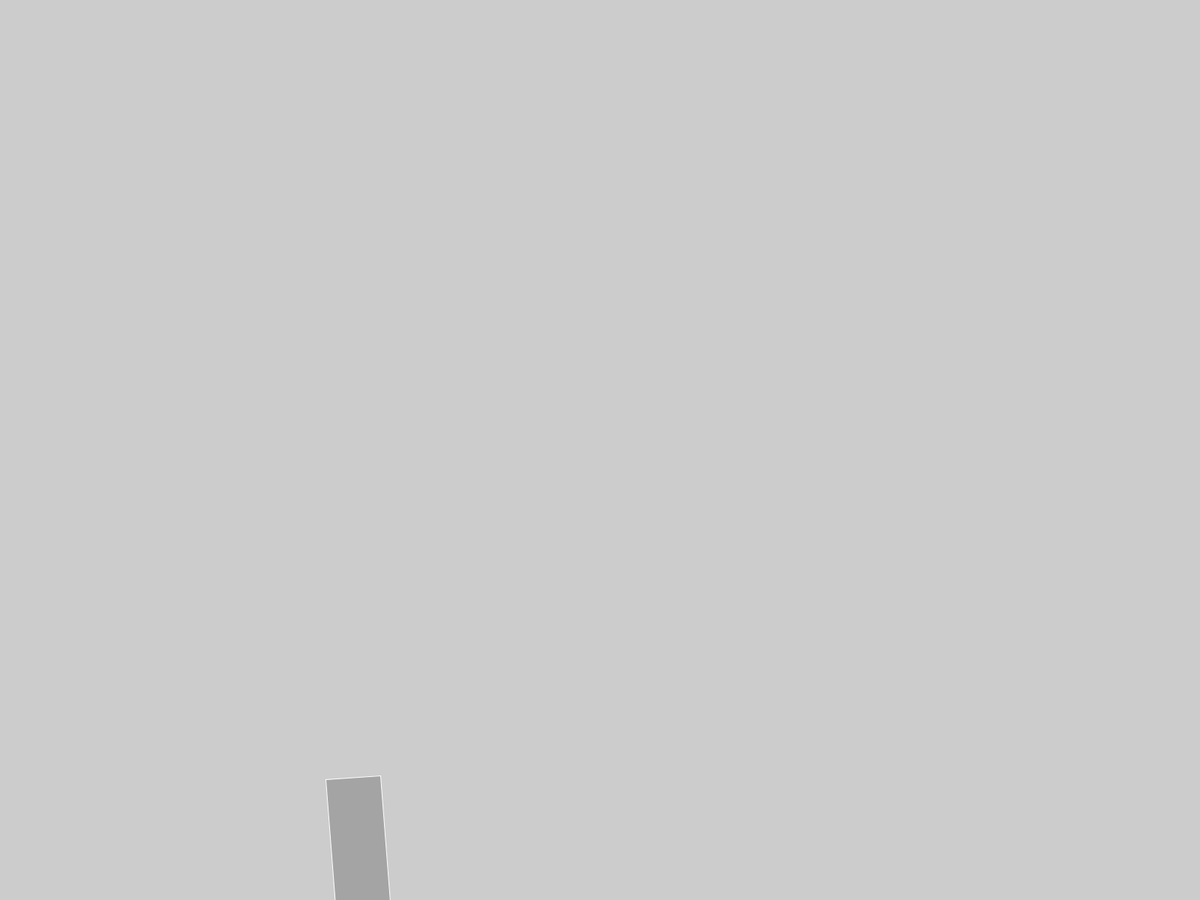
Frame 1 (no input)
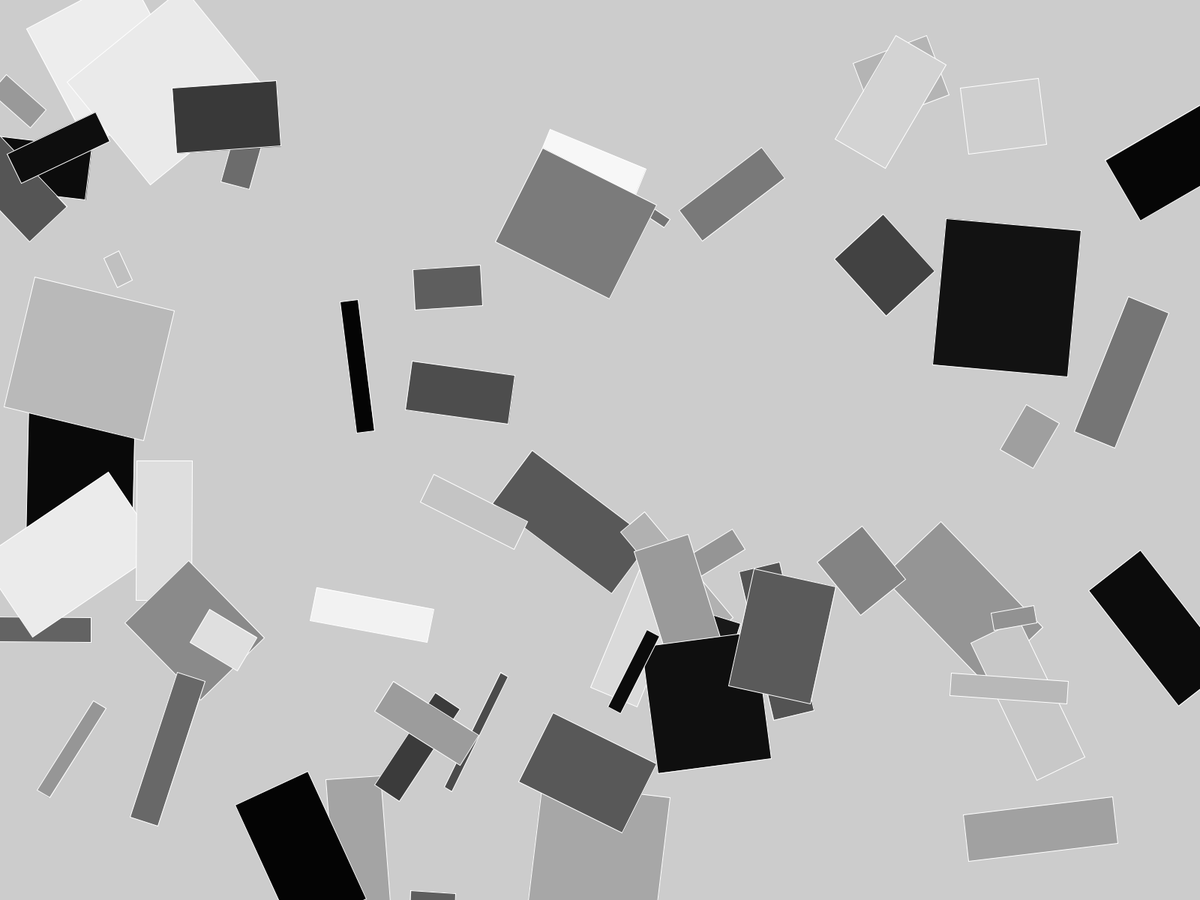
Frame 60 (the mouse pressed at the canvas centre just before this capture)
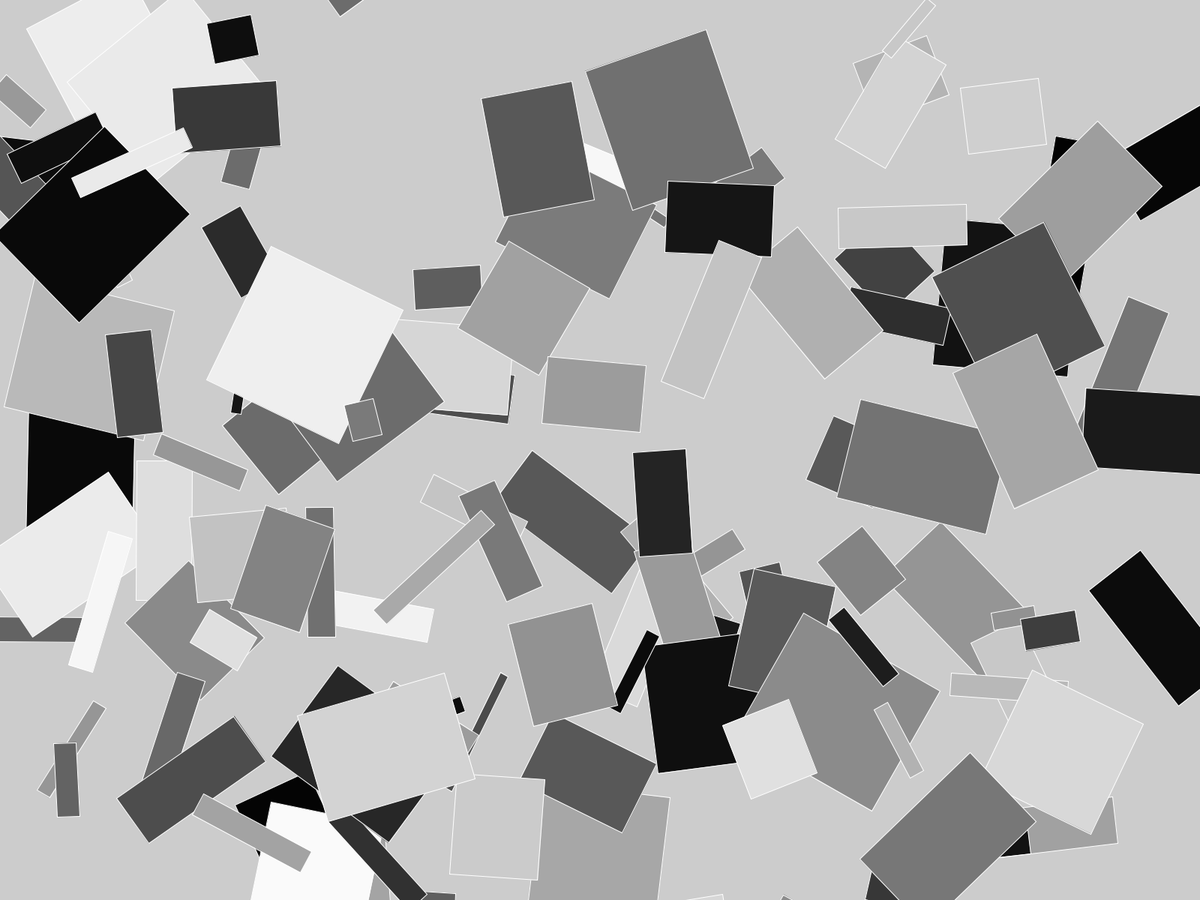
Frame 120 (the mouse held since frame 60 and released just before this capture)

The Processing sketch that drew these frames (run headless with seeded random() and noise(); from frame 60 on, the mouse is pressed at the canvas centre):

// Processing sketch: C1_quadRandomMatrixRotate
// ── C1_quadRandomMatrixRotate.pde
// W3_ Esercitazione: mimesi
//
// C1_QUADRANDOMMATRIXROTATE by @fupete
// 'disegnare' infiniti quadrati/rettangoli
// ognuno in una posizione casuale 
// sullo schermo ruotati ognuno di un angolo a caso, 
// con lato lungo a caso, colorati a caso...

// 2018 © Daniele @Fupete and the course DSII2018 @UniRSM  
// github.com/fupete — github.com/dsii-2018-unirsm
// Educational purposes, MIT License, 2018, San Marino

int d = 200; 

void setup() {
  fullScreen();
  stroke(255);
}

void draw() {
  
  //background(0);
  
  fill(random(255));
  translate(random(width), random(height));
  rotate(random(radians(360)));
  rect(-d/2, -d/2, 10+random(d), 10+random(d));
}
